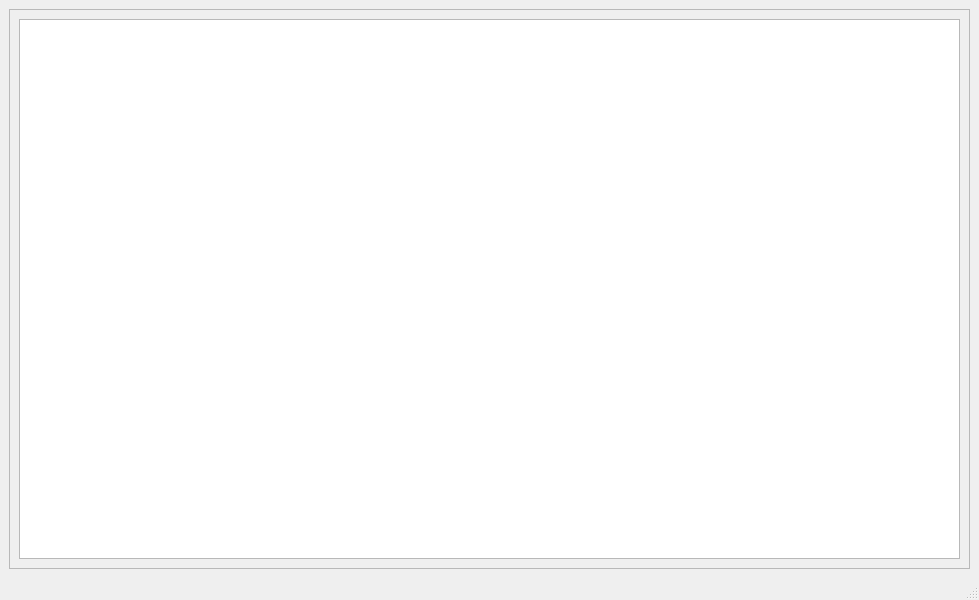
<?xml version="1.0" encoding="UTF-8"?>
<ui version="4.0">
 <class>MainWindow</class>
 <widget class="QMainWindow" name="MainWindow">
  <property name="geometry">
   <rect>
    <x>0</x>
    <y>0</y>
    <width>979</width>
    <height>600</height>
   </rect>
  </property>
  <property name="windowTitle">
   <string>Sales Detail</string>
  </property>
  <widget class="QWidget" name="centralwidget">
   <layout class="QGridLayout" name="gridLayout">
    <item row="0" column="0">
     <widget class="QScrollArea" name="scrollArea">
      <property name="widgetResizable">
       <bool>true</bool>
      </property>
      <widget class="QWidget" name="scrollAreaWidgetContents">
       <property name="geometry">
        <rect>
         <x>0</x>
         <y>0</y>
         <width>963</width>
         <height>560</height>
        </rect>
       </property>
       <layout class="QGridLayout" name="gridLayout_2">
        <item row="0" column="0">
         <widget class="QTableWidget" name="table"/>
        </item>
       </layout>
      </widget>
     </widget>
    </item>
   </layout>
  </widget>
  <widget class="QStatusBar" name="statusbar"/>
 </widget>
 <resources/>
 <connections/>
</ui>
